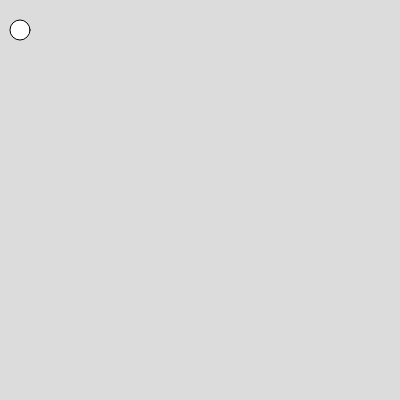
Frame 1 (no input)
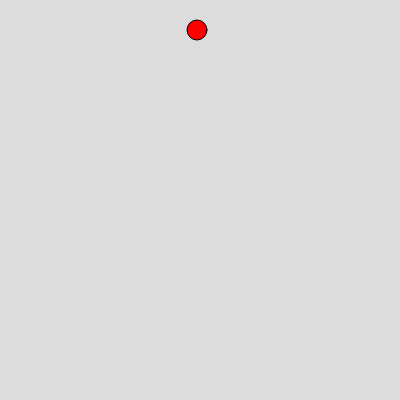
Frame 60 (no input)
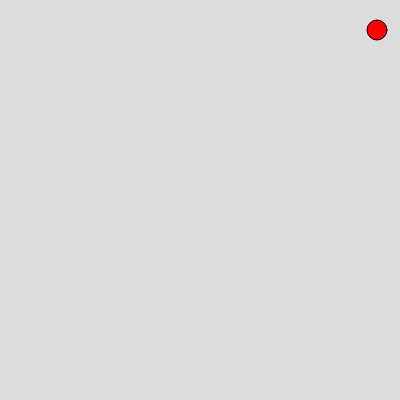
Frame 120 (the mouse pressed at the canvas centre since frame 60)

The p5.js sketch that drew these frames (run headless with seeded random() and noise() and a simulated clock; from frame 60 on, the mouse is pressed at the canvas centre):

// p5.js sketch
// ── sketch.js
var Pelota = {
  posicionX: 20,
  posicionY: 30,
  Radio: 20,
  velocidadX:0,
  velocidadY:0,
  color:["blue","red","black"],
 };



function setup() {
  createCanvas(400, 400);

}



function draw() {
  background(220);
  circle (Pelota.posicionX, Pelota.posicionY, Pelota.Radio);
  fill(Pelota.color[1]);
  Pelota.velocidadX = 3;
  Pelota.posicionX = Pelota.posicionX + Pelota.velocidadX;
}
